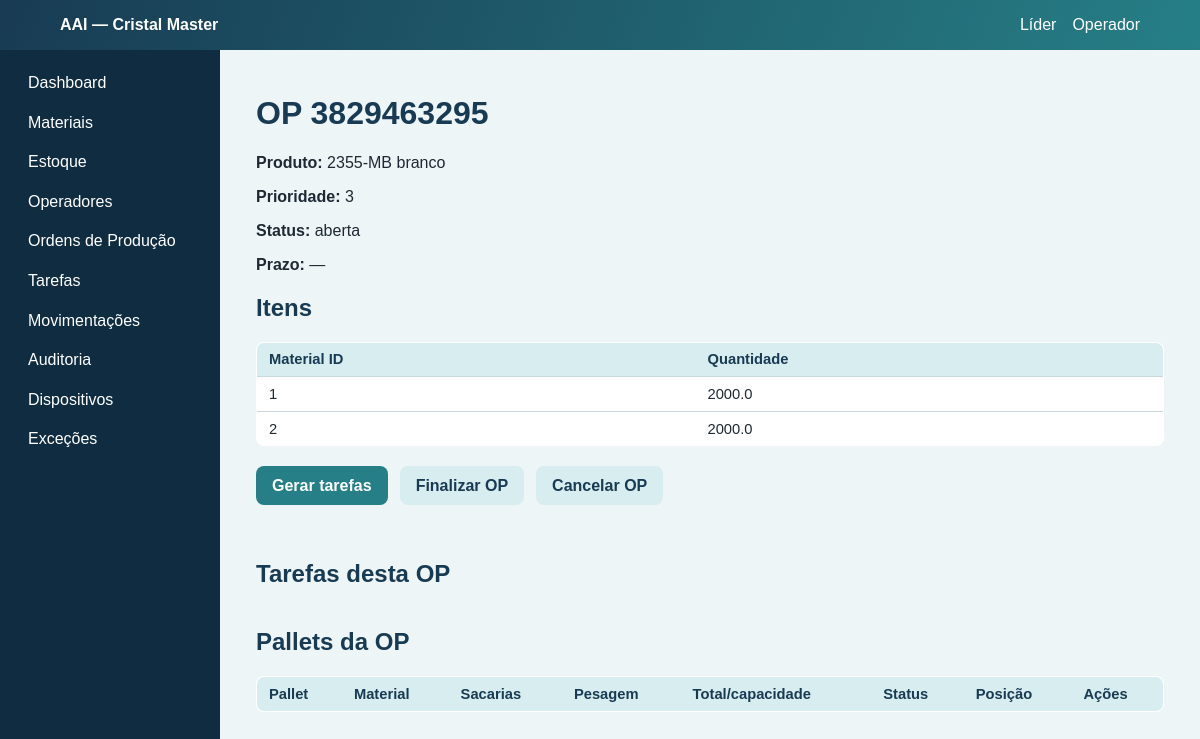
The app's page /lider/ordens/1 with its own data.
### tables this page shows
CREATE TABLE ordens_producao (
            id INTEGER PRIMARY KEY AUTOINCREMENT,
            codigo TEXT NOT NULL UNIQUE,
            produto TEXT NOT NULL,
            prioridade INTEGER NOT NULL DEFAULT 3,
            prazo TEXT,
            status TEXT NOT NULL DEFAULT 'aberta',
            criado_em TEXT NOT NULL DEFAULT CURRENT_TIMESTAMP,
            finalizado_em TEXT
        );

CREATE TABLE itens_ordem_producao (
            id INTEGER PRIMARY KEY AUTOINCREMENT,
            op_id INTEGER NOT NULL,
            material_id INTEGER NOT NULL,
            quantidade REAL NOT NULL,
            criado_em TEXT NOT NULL DEFAULT CURRENT_TIMESTAMP,
            FOREIGN KEY(op_id) REFERENCES ordens_producao(id),
            FOREIGN KEY(material_id) REFERENCES materiais(id)
        );

### app.py (the view)
@app.get("/lider/ordens/<int:op_id>")
def lider_ordem_detalhes(op_id):
    ordem = db.buscar_ordem(op_id)
    if not ordem:
        return render_template("lider/ordem-detalhes.html", ordem=None), 404
    return render_template("lider/ordem-detalhes.html", ordem=ordem)

### database.py (called while the page is built)
def conectar():
    conexao = sqlite3.connect(CAMINHO_DO_BANCO)
    conexao.row_factory = sqlite3.Row
    conexao.execute("PRAGMA foreign_keys = ON")
    return conexao

def buscar_ordem(op_id):
    conexao = conectar()
    try:
        linha = conexao.execute("SELECT * FROM ordens_producao WHERE id = ?", (op_id,)).fetchone()
        if not linha:
            return None
        ordem = dict(linha)
        ordem["itens"] = [dict(l) for l in conexao.execute(
            "SELECT * FROM itens_ordem_producao WHERE op_id = ?", (op_id,)
        ).fetchall()]
        return ordem
    finally:
        conexao.close()

### templates/lider/ordem-detalhes.html (shortened to what this page needs)
{% extends "base.html" %}
{% block body %}
<div class="leader-layout">
    {% include "lider/_sidebar.html" %}
    <main class="content">
        {% if not ordem %}
            <h1>OP não encontrada</h1>
        {% else %}
            <h1>OP {{ ordem.codigo }}</h1>
            <p><strong>Produto:</strong> {{ ordem.produto }}</p>
            <p><strong>Prioridade:</strong> {{ ordem.prioridade }}</p>
            <p><strong>Status:</strong> {{ ordem.status }}</p>
            <p><strong>Prazo:</strong> {{ ordem.prazo or '—' }}</p>
            <h2>Itens</h2>
            <table class="tabela">
                <thead><tr><th>Material ID</th><th>Quantidade</th></tr></thead>
                <tbody>
                {% for item in ordem.itens %}
                    <tr><td>{{ item.material_id }}</td><td>{{ item.quantidade }}</td></tr>
                {% endfor %}
                </tbody>
            </table>
            <div class="actions">
                <button class="button" id="btn-gerar-tarefas" data-op="{{ ordem.id }}">Gerar tarefas</button>
                <button class="button secondary" id="btn-finalizar-op" data-op="{{ ordem.id }}">Finalizar OP</button>
                <button class="button secondary" id="btn-cancelar-op" data-op="{{ ordem.id }}">Cancelar OP</button>
            </div>
            <p class="message" id="msg-op"></p>
            <h2>Tarefas desta OP</h2>
            <h2>Pallets da OP</h2>
            <table class="tabela"><thead><tr><th>Pallet</th><th>Material</th><th>Sacarias</th><th>Pesagem</th><th>Total/capacidade</th><th>Status</th><th>Posição</th><th>Ações</th></tr></thead><tbody id="tabela-pallets-op"></tbody></table>
        {% endif %}
    </main>
</div>
{% endblock %}

### templates/base.html (shortened to what this page needs)
<!doctype html>
<html lang="pt-BR">
<head>
    <link rel="stylesheet" href="{{ url_for('static', filename='css/style.css') }}">
</head>
<body>
    <header class="topbar">
        <strong><a href="{{ url_for('inicio') }}">AAI — Cristal Master</a></strong>
        <nav>
            <a href="{{ url_for('lider_dashboard') }}">Líder</a>
            <a href="{{ url_for('operador_acesso') }}">Operador</a>
        </nav>
    </header>
    {% block body %}{% endblock %}
</body>
</html>

### templates/lider/_sidebar.html
<aside class="sidebar">
    <nav>
        <a href="{{ url_for('lider_dashboard') }}">Dashboard</a>
        <a href="{{ url_for('lider_materiais') }}">Materiais</a>
        <a href="{{ url_for('lider_estoque') }}">Estoque</a>
        <a href="{{ url_for('lider_operadores') }}">Operadores</a>
        <a href="{{ url_for('lider_ordens') }}">Ordens de Produção</a>
        <a href="{{ url_for('lider_tarefas') }}">Tarefas</a>
        <a href="{{ url_for('lider_movimentacoes') }}">Movimentações</a>
        <a href="{{ url_for('lider_auditoria') }}">Auditoria</a>
        <a href="{{ url_for('lider_dispositivos') }}">Dispositivos</a>
        <a href="{{ url_for('lider_excecoes') }}">Exceções</a>
    </nav>
</aside>

### static/css/style.css (style rules this page uses)
:root { --navy:#183b53; --teal:#267f86; --ice:#edf5f6; --ink:#1e2933; --white:#fff; --line:#c8d9dc; --danger:#b23a3a; }
* { box-sizing:border-box; }
body { margin:0; font-family:Arial, sans-serif; color:var(--ink); background:var(--ice); }
a { color:inherit; text-decoration:none; }
.topbar { display:flex; justify-content:space-between; gap:1rem; padding:1rem 5vw; color:var(--white); background:linear-gradient(110deg, var(--navy), var(--teal)); }
.topbar nav { display:flex; gap:1rem; }
h1, h2, h3 { color:var(--navy); }
.actions { display:flex; flex-wrap:wrap; gap:.75rem; margin-top:1.25rem; }
.button { border:0; border-radius:8px; padding:.65rem 1rem; color:var(--white); background:var(--teal); font:inherit; font-weight:bold; cursor:pointer; }
.button.secondary { color:var(--navy); background:#d8edef; }
.message { min-height:1.2rem; color:var(--teal); font-weight:bold; }
.leader-layout { display:grid; grid-template-columns:220px 1fr; min-height:calc(100vh - 60px); }
.sidebar { background:#0f2c40; color:var(--white); padding:1rem; }
.sidebar nav { display:grid; gap:.35rem; }
.sidebar nav a { padding:.5rem .75rem; border-radius:6px; }
.content { padding:1.5rem clamp(1rem, 3vw, 3rem); }
.tabela { width:100%; border-collapse:collapse; margin-top:1rem; background:var(--white); border:1px solid var(--line); border-radius:8px; overflow:hidden; }
.tabela th, .tabela td { padding:.55rem .75rem; border-bottom:1px solid var(--line); text-align:left; font-size:.92rem; }
.tabela th { background:#d8edef; color:var(--navy); }

### records on screen
ordens_producao: codigo "3829463295", produto "2355-MB branco", prioridade "3", status "aberta"
itens_ordem_producao: material_id "1", quantidade "2000.0"
itens_ordem_producao: material_id "2", quantidade "2000.0"

### other values on screen
{{ ordem.prazo or '—' }} "—"
